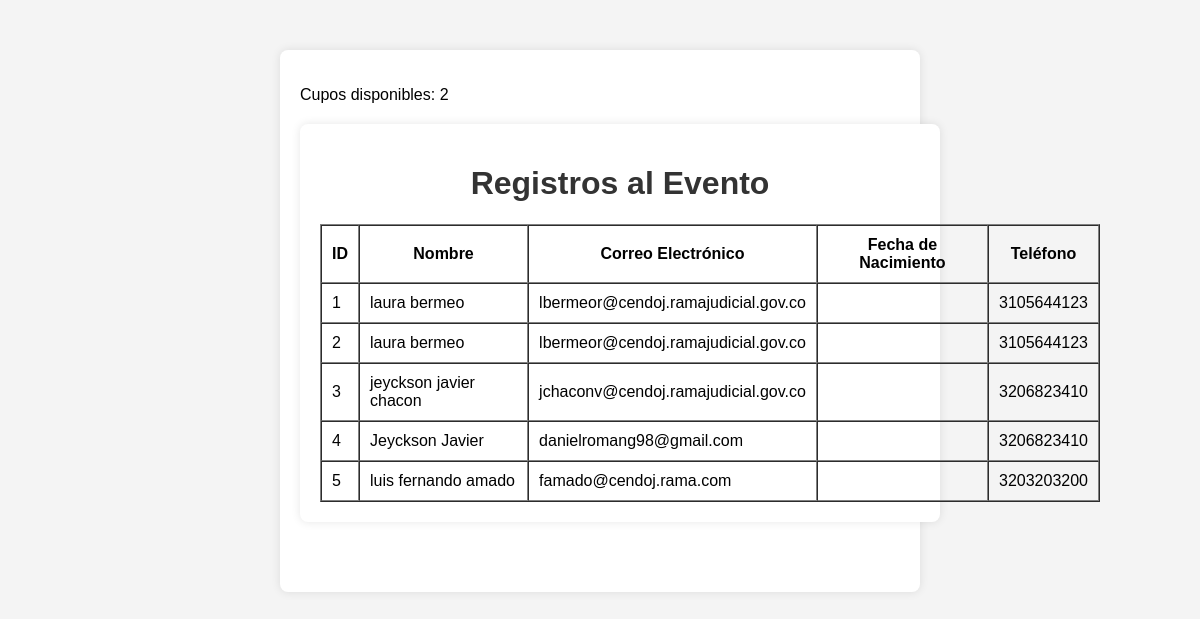
Page /registros on the committed database.
### tables this page shows
CREATE TABLE registros (
    id INTEGER PRIMARY KEY AUTOINCREMENT,
    name TEXT,
    cedula TEXT,
    oficina TEXT,
    phone TEXT,
    email TEXT,
    circuito TEXT
);

### app.py (the view)
@app.route('/registros')
def registros():
    conn = get_db_connection()
    registros = conn.execute('SELECT * FROM registros').fetchall()
    acompanantes = conn.execute('SELECT * FROM acompanantes').fetchall()
    conn.close()
    return render_template('registros.html', registros=registros, acompanantes=acompanantes)

### app.py (called while the page is built)
def get_db_connection():
    conn = sqlite3.connect('registros_evento.db')
    conn.row_factory = sqlite3.Row
    return conn

### templates/registros.html (shortened to what this page needs)
<!DOCTYPE html>
<html lang="es">
<head>
    <link rel="stylesheet" href="{{ url_for('static', filename='css/style.css') }}">
</head>
<body>
    <div class="container">
        <p>Cupos disponibles: <span id="cupos-disponibles">{{ cupos_disponibles }}</span></p>
    <div class="container" style="width: 130%; margin-top: 20px;">
        <h1>Registros al Evento</h1>
        <table border="1" cellspacing="0" cellpadding="10" style="width: 130%; margin-top: 20px;">
            <thead>
                <tr>
                    <th>ID</th>
                    <th>Nombre</th>
                    <th>Correo Electrónico</th>
                    <th>Fecha de Nacimiento</th>
                    <th>Teléfono</th>
                </tr>
            </thead>
            <tbody>
                {% for registro in registros %}
                <tr>
                    <td>{{ registro.id }}</td>
                    <td>{{ registro.name }}</td>
                    <td>{{ registro.email }}</td>
                    <td>{{ registro.dob }}</td>
                    <td>{{ registro.phone }}</td>
                </tr>
                {% endfor %}
            </tbody>
        </table>
    </div>
</body>
</html>

### static/css/style.css (style rules this page uses)
body { font-family: Arial, sans-serif; background-color: #f4f4f4; margin: 0; padding: 0; }
.container { width: 100%; max-width: 600px; margin: 50px auto; background-color: white; padding: 20px; box-shadow: 0px 0px 10px rgba(0, 0, 0, 0.1); border-radius: 8px; }
h1 { text-align: center; color: #333; }

### rows in the picture
registros: id "1", name "laura bermeo", email "lbermeor@cendoj.ramajudicial.gov.co", phone "3105644123"
registros: id "2", name "laura bermeo", email "lbermeor@cendoj.ramajudicial.gov.co", phone "3105644123"
registros: id "3", name "jeyckson javier chacon", email "jchaconv@cendoj.ramajudicial.gov.co", phone "3206823410"
registros: id "4", name "Jeyckson Javier", email "danielromang98@gmail.com", phone "3206823410"
registros: id "5", name "luis fernando amado", email "famado@cendoj.rama.com", phone "3203203200"
